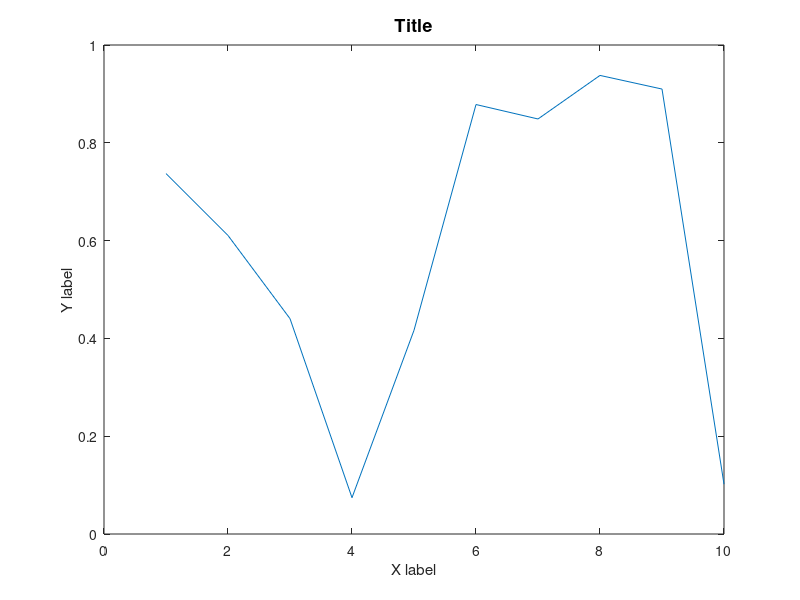

MATLAB code to generate this figure: (Note: this script raises an error after producing the figure.)
clear, clc, close all;

% Add path
addpath(genpath('fig2svg-master\'));
addpath(genpath('export_fig-master\'));

% Create figure
figure_handle = figure;
plot(1:10, rand(1, 10));
xlabel('X label');
ylabel('Y label');
title_text = 'Title';
title(title_text, 'FontSize', 13);

% Scale
pos=get(gcf,'Position');
scale=0.7;
set(gcf,'Position',[pos(1),pos(2),pos(3)*scale,pos(4)*scale]);

% Export graphics
folder_name = 'figures';
figure_name = 'figure_1';  
resolution = 300; 
export_graphics(figure_handle, folder_name, figure_name, resolution);